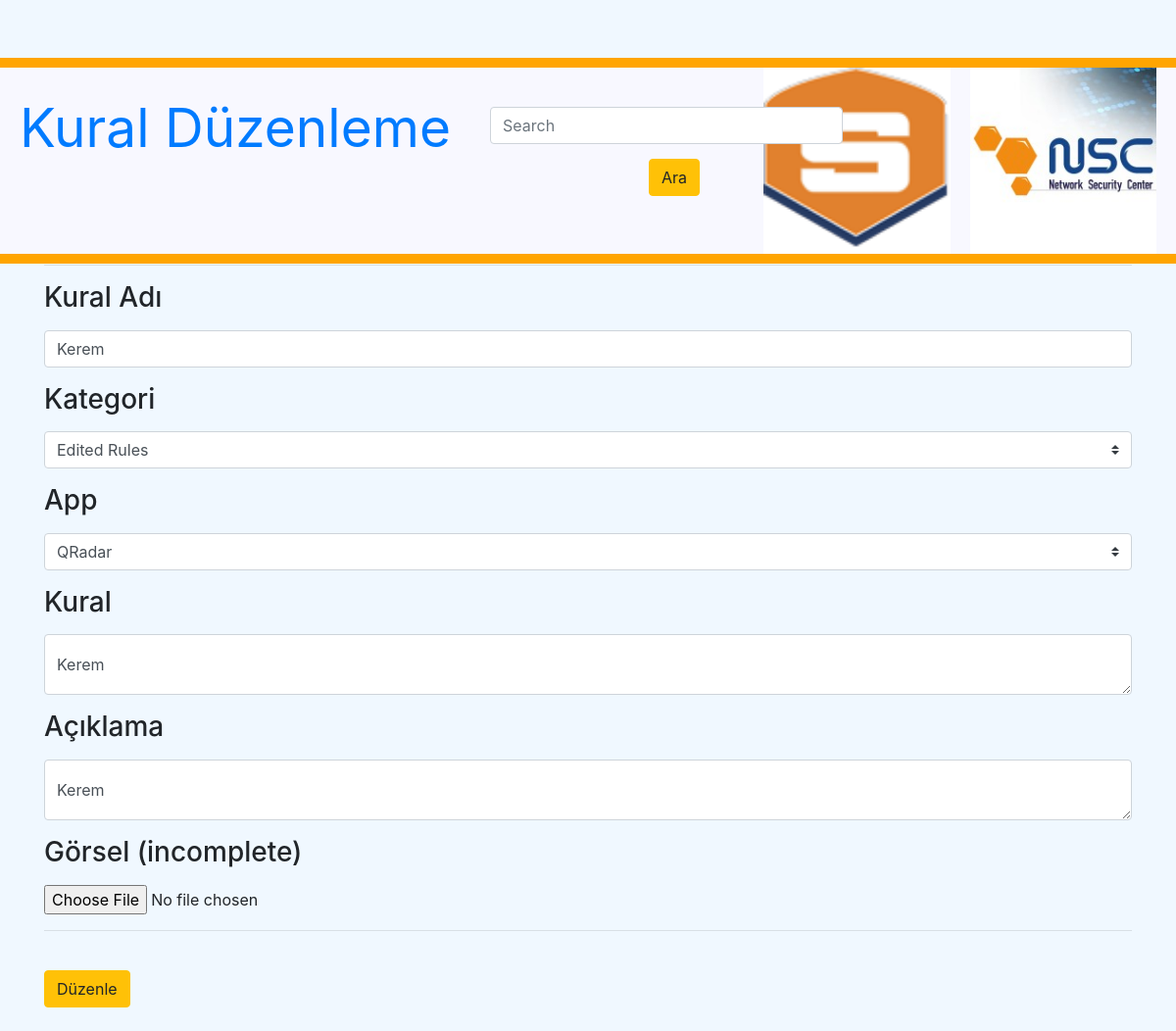
/update/1 (signed in), run on the app's committed database.
### todo.py (models this page shows)
class Todo(db.Model):
    id = db.Column(db.Integer,primary_key=True)
    title = db.Column(db.String(80),nullable=True)
    content = db.Column(db.Text,nullable=True)
    category = db.Column(db.Text)
    contentx = db.Column(db.Text)
    appname = db.Column(db.Text)
    filename = db.Column(db.String(50))
    file = db.Column(db.LargeBinary)

### todo.py (the view)
@app.route("/update/<int:id>", methods=["POST","GET"])
@login_required
def updateTodo(id):
    todo = Todo.query.filter_by(id=id).first()
    rule_update = Todo.query.get_or_404(id)
    if request.method == "POST":
        rule_update.title = request.form["title"]
        rule_update.category = request.form["category"]
        rule_update.content= request.form["content"]
        rule_update.contentx = request.form["contentx"]
        rule_update.appname = request.form["appname"]
        rule_update.file = request.form["file"]
        db.session.commit()
        return render_template("update.html",todo = todo,rule_update = rule_update)
    else:
        return render_template("update.html",todo = todo,rule_update = rule_update)

### todo.py (called while the page is built)
@login_manager.user_loader
def _load_user(id):
    return User.query.get(int(id))

### templates/update.html (shortened to what this page needs)
﻿<!DOCTYPE html>
<html lang="en">
<head>
    <link rel="stylesheet" href="/static/css/style.css">
    <link rel="stylesheet" href="/static/css/reset.css">
    <link rel="stylesheet" href="https://cdn.jsdelivr.net/npm/bootstrap@4.0.0/dist/css/bootstrap.min.css">
    <link rel="stylesheet" href="https://cdnjs.cloudflare.com/ajax/libs/font-awesome/4.7.0/css/font-awesome.min.css">
</head>
<body>
    <div class="enust">
        <div class="text-nsc">
            <a href="/index" style="text-decoration:none;">Kural Düzenleme</a>
        </div>
        <div class="searchbton">
            <form action="/rules" method="get">
                <input class="form-control" type="search" placeholder="Search" name="q">
                <input type="submit" style="margin-left:45%; margin-top:15px;" class="btn btn-warning" value="Ara" />
            </form>
        </div>
        <a href="/dashboard"><img class="imgtop" style="float:right; margin-right:20px; width:auto; height:100%; " src="/static/img/nsc.jpg" /></a>
        <a href="/dashboard"><img class="imgtop2" style="float:right; margin-right:20px; width:auto; height:100%;" src="/static/img/securespace.jpg" /></a>
    </div>
    <div class="space"></div>
    <div class="container">
        <hr>
        <form action="/update/{{rule_update.id}}" method="post">
            <div class="form-group">
                <label for="baslık"><h3>Kural Adı</h3></label>
                <input type="text" name="title" value="{{rule_update.title}}" class="form-control" id="Baslıkup" placeholder="Kural Adını Giriniz">
            </div>
            <div class="form-group">
                <label for="kategori"><h3>Kategori</h3></label>
                <select name="category" class="custom-select" value="{{rule_update.category}}">
                    <option selected>{{rule_update.category}}</option>
                </select>
            </div>
            <div class="form-group">
                <label for="application"><h3>App</h3></label>
                <select name="appname" class="custom-select" value="{{rule_update.appname}}">
                    <option selected>{{rule_update.appname}}</option>
                </select>
            </div>
            <div class="form-group">
                <label for="icerik"><h3>Kural</h3></label>
                <textarea type="text" name="content" value="{{rule_update.content}}" class="form-control" id="ıcerıkup">{{todo.content}}</textarea>
            </div>
            <div class="form-group">
                <label for="contentx"><h3>Açıklama</h3></label>
                <textarea type="text" name="contentx" value="{{rule_update.contentx}}" class="form-control" id="acıklamaup">{{todo.contentx}}</textarea>
            </div>
            <div class="form-group">
                <label for="file"><h3>Görsel (incomplete)</h3></label>
                <input type="file" name="file" class="form-control-file" value=" " id="file">
            </div>
            <hr /><br />
            <input type="submit" value="Düzenle" class="btn btn-warning">
        </form><br>
    </div>
</body>
</html>

### static/css/style.css (style rules this page uses)
body { background-color:aliceblue!important; }
.enust { width: 100%; height: 20%; position: absolute; background-color: ghostwhite; border-bottom:orange solid 10px; border-top:orange solid 10px; margin-top: 35px; transition: all 800ms; text-decoration: none; }
.searchbton { position: absolute; margin-left: 500px; width:30%; margin-top: 40px; height:50px; align-content: center; }
a { text-decoration:none; }
.text-nsc { transition: all 500ms; color: dodgerblue; text-decoration: none; position: absolute; font-size: 55px; margin-top: 20px; margin-left: 20px; }
.custom-select , .form-control { transition: all 500ms; }
.form-control { align-content: center; }
.space { width: 100%!important;height:230px; }

### data on the page
Todo: title "Kerem", category "Edited Rules", appname "QRadar", content "Kerem", contentx "Kerem"
